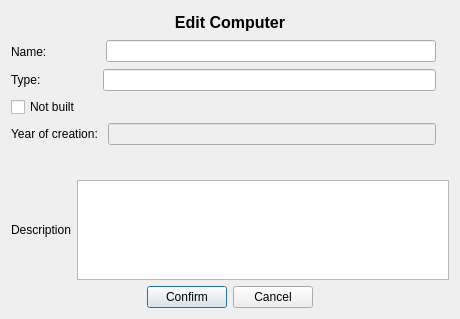
<?xml version="1.0" encoding="UTF-8"?>
<ui version="4.0">
 <class>DialogEditCom</class>
 <widget class="QDialog" name="DialogEditCom">
  <property name="geometry">
   <rect>
    <x>0</x>
    <y>0</y>
    <width>460</width>
    <height>319</height>
   </rect>
  </property>
  <property name="windowTitle">
   <string>Dialog</string>
  </property>
  <layout class="QVBoxLayout" name="verticalLayout_2">
   <item>
    <widget class="QLabel" name="label_Dialogname">
     <property name="maximumSize">
      <size>
       <width>16777215</width>
       <height>100</height>
      </size>
     </property>
     <property name="font">
      <font>
       <family>Arial</family>
      </font>
     </property>
     <property name="text">
      <string>&lt;html&gt;&lt;head/&gt;&lt;body&gt;&lt;p&gt;&lt;span style=&quot; font-size:12pt; font-weight:600;&quot;&gt;Edit Computer&lt;/span&gt;&lt;/p&gt;&lt;/body&gt;&lt;/html&gt;</string>
     </property>
     <property name="textFormat">
      <enum>Qt::RichText</enum>
     </property>
     <property name="scaledContents">
      <bool>false</bool>
     </property>
     <property name="alignment">
      <set>Qt::AlignCenter</set>
     </property>
    </widget>
   </item>
   <item>
    <layout class="QHBoxLayout" name="horizontalLayout_4">
     <item>
      <widget class="QLabel" name="label_name">
       <property name="text">
        <string>Name:                </string>
       </property>
      </widget>
     </item>
     <item>
      <widget class="QLineEdit" name="lineEdit_name"/>
     </item>
     <item>
      <widget class="QLabel" name="label_nameError">
       <property name="text">
        <string/>
       </property>
      </widget>
     </item>
    </layout>
   </item>
   <item>
    <layout class="QHBoxLayout" name="horizontalLayout_3">
     <item>
      <widget class="QLabel" name="label_type">
       <property name="text">
        <string>Type:                 </string>
       </property>
      </widget>
     </item>
     <item>
      <widget class="QLineEdit" name="lineEdit_type"/>
     </item>
     <item>
      <widget class="QLabel" name="label_typeError">
       <property name="text">
        <string/>
       </property>
      </widget>
     </item>
    </layout>
   </item>
   <item>
    <layout class="QVBoxLayout" name="verticalLayout">
     <item>
      <widget class="QCheckBox" name="checkBox_built">
       <property name="text">
        <string>Not built</string>
       </property>
      </widget>
     </item>
     <item>
      <layout class="QHBoxLayout" name="horizontalLayout_5">
       <item>
        <widget class="QLabel" name="label_buildYear">
         <property name="text">
          <string>Year of creation: </string>
         </property>
        </widget>
       </item>
       <item>
        <widget class="QLineEdit" name="lineEdit_yearBuilt">
         <property name="enabled">
          <bool>false</bool>
         </property>
        </widget>
       </item>
       <item>
        <widget class="QLabel" name="label_buildYearError">
         <property name="text">
          <string/>
         </property>
        </widget>
       </item>
      </layout>
     </item>
    </layout>
   </item>
   <item>
    <widget class="QLabel" name="label_errorCompYear">
     <property name="text">
      <string/>
     </property>
    </widget>
   </item>
   <item>
    <layout class="QHBoxLayout" name="horizontalLayout">
     <item>
      <widget class="QLabel" name="label_editCompDesc">
       <property name="text">
        <string>Description</string>
       </property>
      </widget>
     </item>
     <item>
      <widget class="QPlainTextEdit" name="textEdit_descComp">
       <property name="maximumSize">
        <size>
         <width>650</width>
         <height>100</height>
        </size>
       </property>
       <property name="contextMenuPolicy">
        <enum>Qt::ActionsContextMenu</enum>
       </property>
      </widget>
     </item>
    </layout>
   </item>
   <item>
    <layout class="QHBoxLayout" name="horizontalLayout_6">
     <item>
      <spacer name="horizontalSpacer_3">
       <property name="orientation">
        <enum>Qt::Horizontal</enum>
       </property>
       <property name="sizeHint" stdset="0">
        <size>
         <width>40</width>
         <height>20</height>
        </size>
       </property>
      </spacer>
     </item>
     <item>
      <widget class="QPushButton" name="Button_confirm">
       <property name="text">
        <string>Confirm</string>
       </property>
      </widget>
     </item>
     <item>
      <widget class="QPushButton" name="Button_cancel">
       <property name="text">
        <string>Cancel</string>
       </property>
      </widget>
     </item>
     <item>
      <spacer name="horizontalSpacer_2">
       <property name="orientation">
        <enum>Qt::Horizontal</enum>
       </property>
       <property name="sizeHint" stdset="0">
        <size>
         <width>40</width>
         <height>20</height>
        </size>
       </property>
      </spacer>
     </item>
    </layout>
   </item>
  </layout>
  <zorder>label_Dialogname</zorder>
  <zorder>label_errorCompYear</zorder>
 </widget>
 <resources/>
 <connections/>
</ui>
